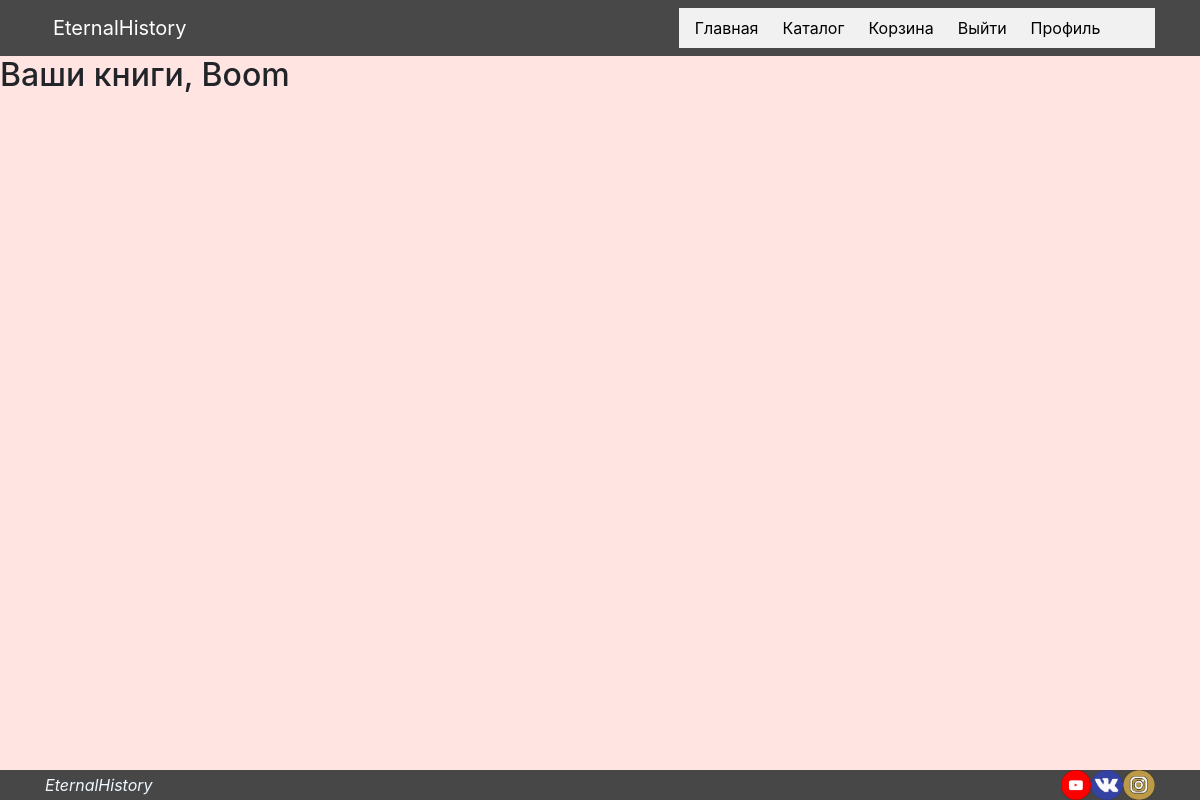
Page /basket/ (signed in) on the earlier database version.
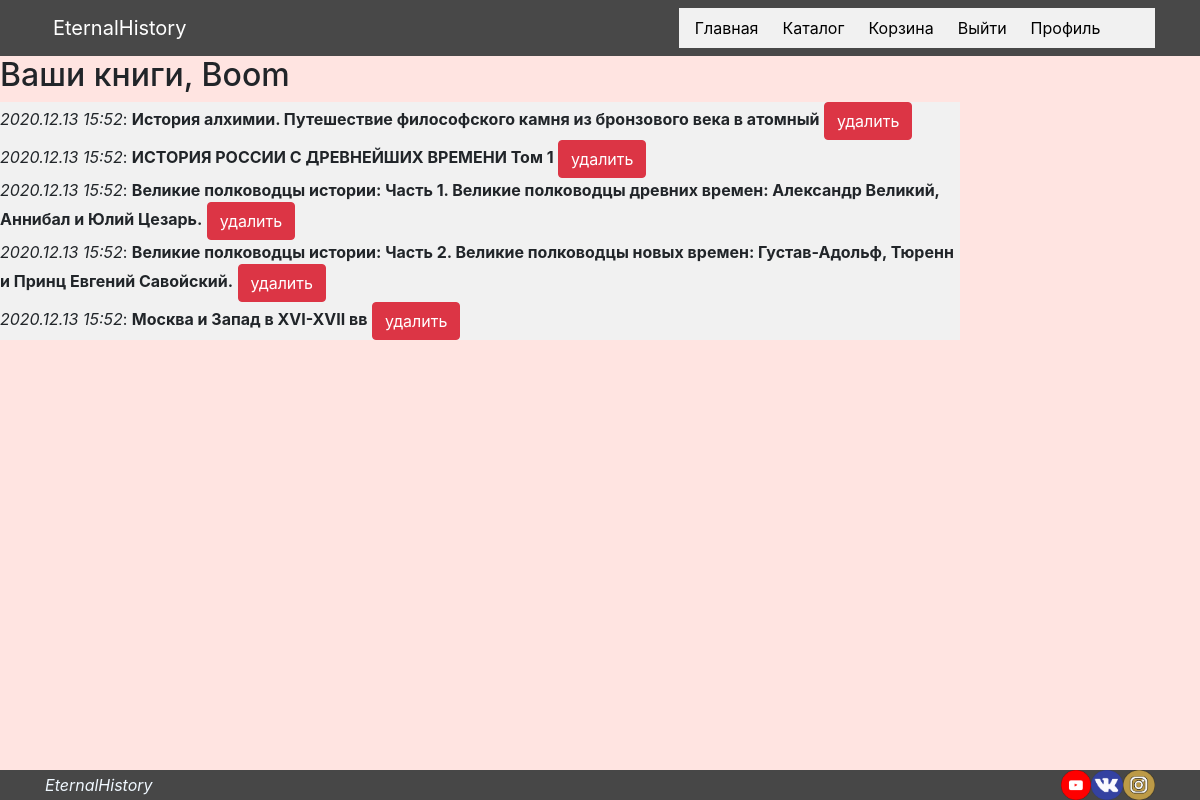
Same page on the later database version.
### basketapp/models.py (models this page shows, shortened)
class BooksBasket(models.Model):
    user = models.ForeignKey(User, on_delete=models.CASCADE)
    book = models.ForeignKey(Books, on_delete=models.CASCADE)
    added = models.DateTimeField(auto_now_add=True)
    def to_html(self):
        return f'<i>{self.added.strftime("%Y.%m.%d %H:%M")}</i>: <b>{self.book.name}</b>'

### mainapp/models.py (models this page shows, shortened)
class Books(models.Model):
    WithoutIndustry = 'wi'
    War = 'w'
    Cultural = 'c'
    Science = 's'
    Right = 'r'
    Political = 'p'
    Religion = 're'
    Economics = 'e'
    AUDIO = 'a'
    TEXT = 't'
    ELECTRONIC = 'el'
    INDUSTRIES_CHOICES = (
        (WithoutIndustry, 'Без отрасли'),
        (War, 'Военная история'),
        (Cultural, 'История культуры'),
        (Science, 'История науки'),
        (Right, 'История государства и права '),
        (Political, 'История политических и правовых учений'),
        (Religion, 'История религии'),
        (Economics, 'История экономики'),
    )
    FORMAT_CHOICES = (
        (AUDIO, "Аудио формат"),
        (TEXT, "Бумажный формат"),
        (ELECTRONIC, "Электронный формат"),
    )
    category = models.ForeignKey(SubjectCategory,
                                 on_delete=models.CASCADE)
    name = models.CharField(max_length=200)
    avtor = models.CharField(max_length=100)
    desc = models.TextField(blank=True)
    avtordesc = models.TextField(blank=True)
    pages = models.IntegerField(default=0)
    format = models.CharField(max_length=2, choices=FORMAT_CHOICES, default=AUDIO)
    industries = models.CharField(max_length=2, choices=INDUSTRIES_CHOICES, default=WithoutIndustry, blank=True)
    document = models.FileField(upload_to='media/book/', null=True)
    uploaded_at = models.DateTimeField(auto_now_add=True, null=True)
    bookimage = models.ImageField('Обложка книги', upload_to='static/img/book', height_field=None, width_field=None, max_length=100,
                              null=True)
    avtorphoto = models.ImageField('Фото автора', upload_to='static/img/avtor', height_field=None, width_field=None, max_length=100,
                              null=True)
    class Meta:
        verbose_name = 'Книга'
        verbose_name_plural = 'Книги'

### basketapp/views.py (the view)
# urls.py: path('', basketapp.index, name='index'),
@login_required
def index(request):
    items = BooksBasket.objects.filter(user=request.user)
    context = {
        'object_list': items,
    }
    return render(request, 'basketapp/basket.html', context)

### basketapp/templates/basketapp/basket.html
{% extends 'basketapp/base.html' %}
{% block content %}
    <div class="basket">
        <h2>Ваши книги, {{ user.username|capfirst }}</h2>
        <ul>
            {% for item in object_list %}
                <li class="basket-item-{{ item.pk }}">
                    {{ item.to_html|safe }}
                    <a href="{% url 'basket:remove' item.pk %}"
                       class="btn btn-danger">
                        удалить
                    </a>
                </li>
            {% endfor %}
        </ul>
    </div>
{% endblock %}

Differences in the rows shown:
added BooksBasket: to_html "2020.12.13 15:52 : История алхимии. Путешествие философского камня из бронзового века в атомный"
added BooksBasket: to_html "2020.12.13 15:52 : ИСТОРИЯ РОССИИ С ДРЕВНЕЙШИХ ВРЕМЕНИ Том 1"
added BooksBasket: to_html "2020.12.13 15:52 : Великие полководцы истории: Часть 1. Великие полководцы древних времен: Александр Великий, Аннибал и Юлий Цезарь."
added BooksBasket: to_html "2020.12.13 15:52 : Великие полководцы истории: Часть 2. Великие полководцы новых времен: Густав-Адольф, Тюренн и Принц Евгений Савойский."
added BooksBasket: to_html "2020.12.13 15:52 : Москва и Запад в XVI-XVII вв"
